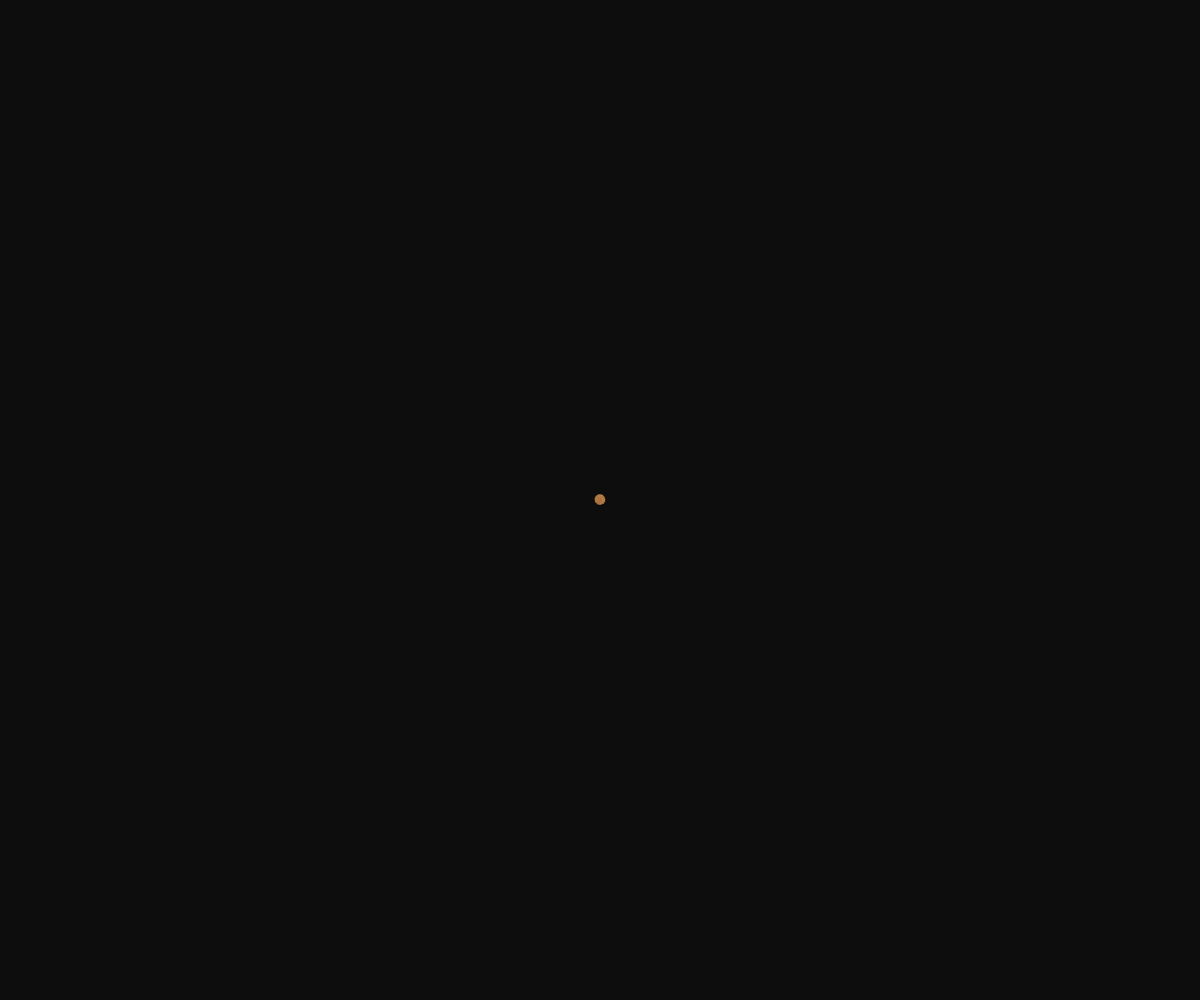
Frame 1 (no input)
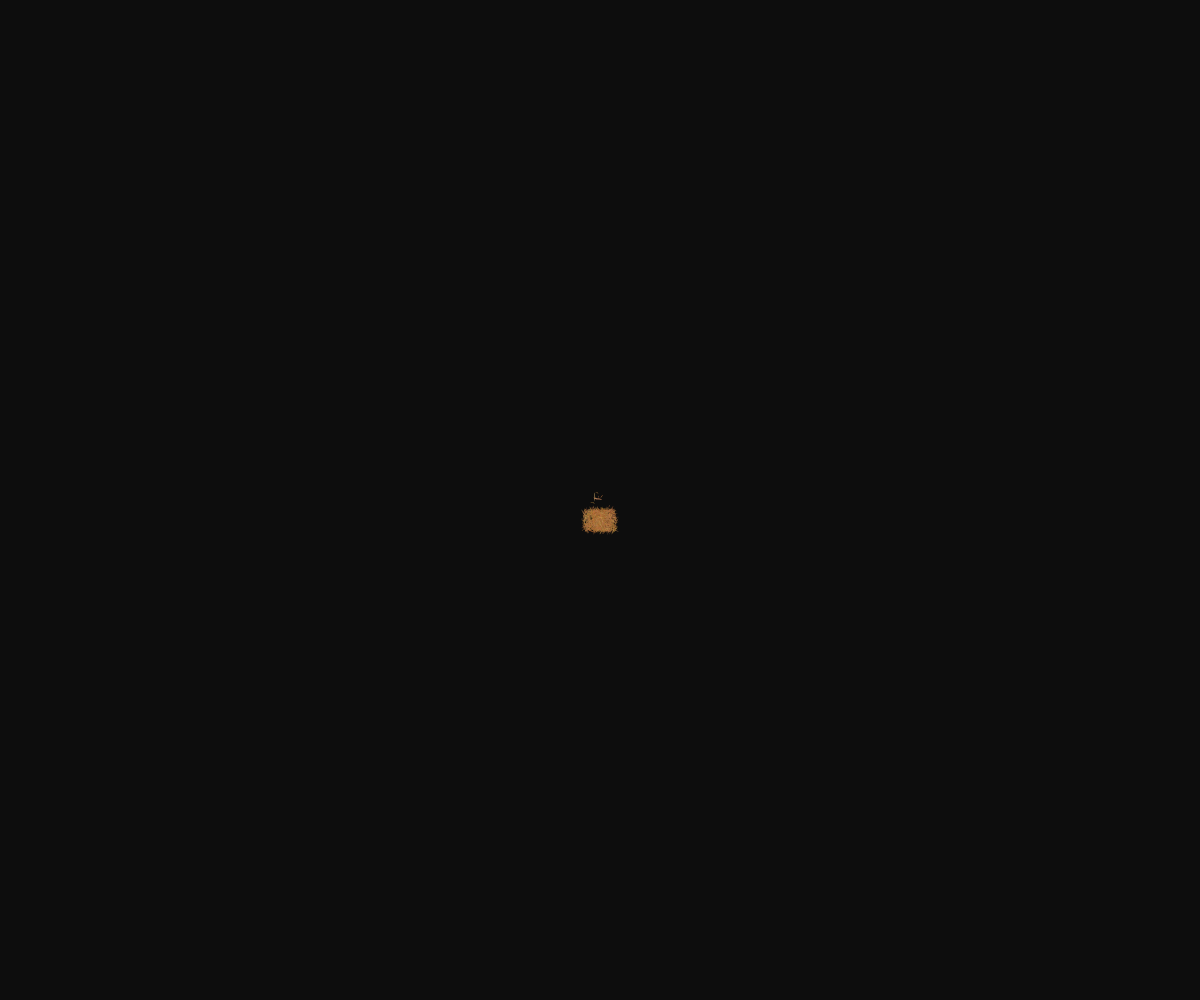
Frame 60 (no input)
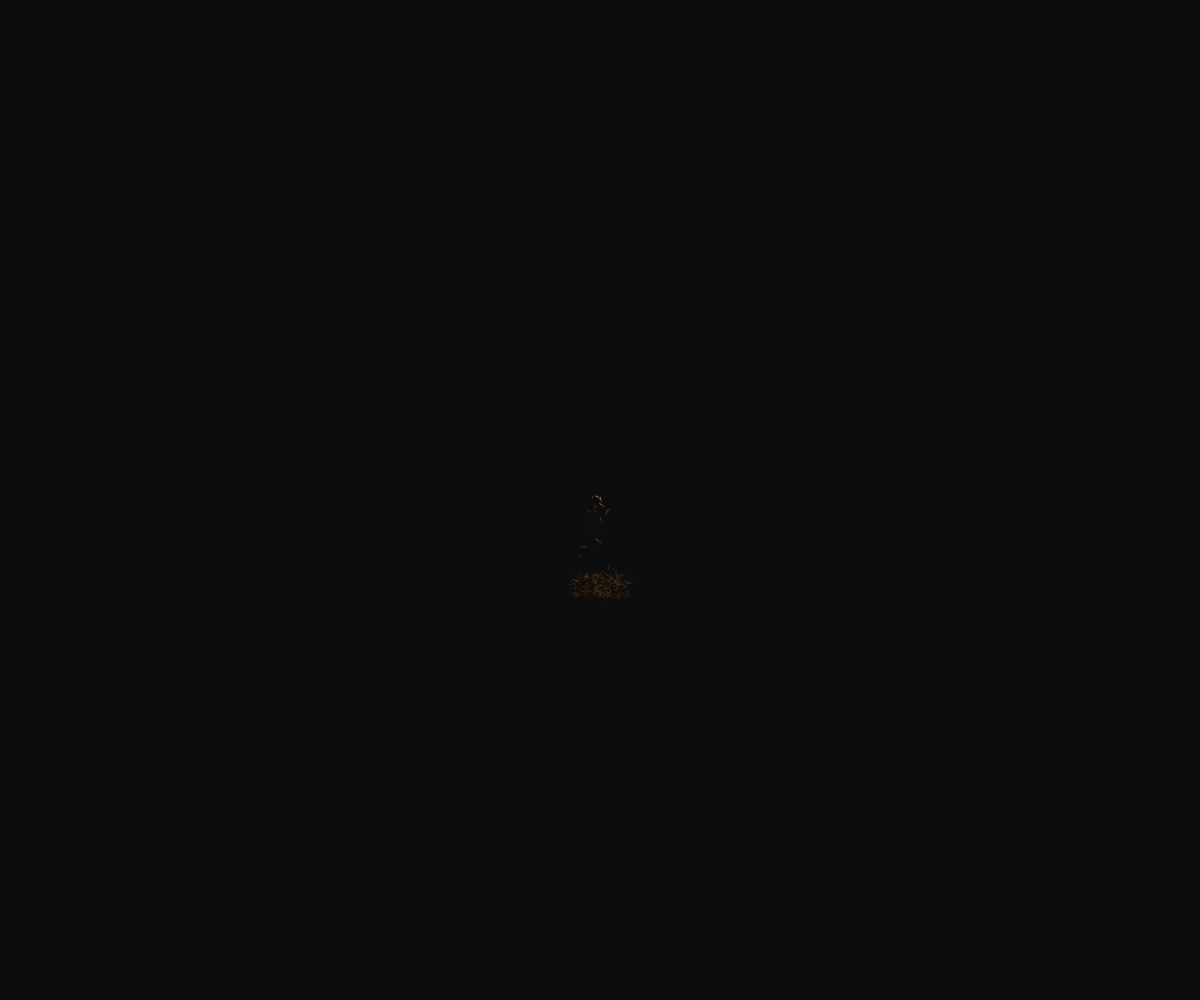
Frame 120 (the mouse pressed at the canvas centre since frame 60)

The p5.js sketch that drew these frames (run headless with seeded random() and noise() and a simulated clock; from frame 60 on, the mouse is pressed at the canvas centre):

// p5.js sketch
// ── sketch.js
let particles = [];
const PARTICLE_COUNT = 1200;
const GRAVITY = 0.03;
const WIND = 0.005;
const DRAG = 0.98;
const FOLD_SIZE = 1.5;

function setup() {
  createCanvas(windowWidth, windowHeight);
  colorMode(HSB, 360, 100, 100, 1);
  
  // Create initial particles in a central point
  for (let i = 0; i < PARTICLE_COUNT; i++) {
    particles.push({
      x: width / 2,
      y: height / 2,
      vx: random(-0.3, 0.3),
      vy: random(-0.8, -0.2),
      hue: random(20, 40),
      sat: random(50, 70),
      bri: random(60, 80),
      size: random(1, 3),
      life: 1,
      maxLife: random(80, 150),
      rotation: random(TWO_PI),
      rotationSpeed: random(-0.03, 0.03),
      originalX: width / 2,
      originalY: height / 2
    });
  }
}

function draw() {
  background(0, 0, 5, 1);
  
  // Update and display particles
  for (let i = 0; i < particles.length; i++) {
    const p = particles[i];
    
    // Apply physics with organic drift
    p.vy += GRAVITY;
    p.vx += WIND * sin(frameCount * 0.01 + i);
    p.vx *= DRAG;
    p.vy *= DRAG;
    
    // Add subtle central attraction/repulsion
    const dx = width / 2 - p.x;
    const dy = height / 2 - p.y;
    const distance = sqrt(dx * dx + dy * dy);
    
    if (distance > 50) {
      p.vx += dx * 0.0001;
      p.vy += dy * 0.0001;
    }
    
    // Update position
    p.x += p.vx;
    p.y += p.vy;
    
    // Update rotation
    p.rotation += p.rotationSpeed;
    
    // Update life
    p.life -= 1 / p.maxLife;
    
    // Draw the particle as an intricately folded paper structure
    if (p.life > 0) {
      push();
      translate(p.x, p.y);
      rotate(p.rotation);
      
      // Create a complex origami fold shape with multiple layers
      const layerCount = 4;
      for (let j = 0; j < layerCount; j++) {
        const layerOffset = j * 0.3;
        const alpha = map(p.life, 0, 1, 0, 0.7);
        
        fill(p.hue, p.sat, p.bri, alpha);
        noStroke();
        
        // Create an organic folded structure with curved edges
        beginShape();
        vertex(0, -p.size * (1 + layerOffset));
        bezierVertex(
          -p.size * 0.8, -p.size * (0.3 + layerOffset),
          p.size * 0.8, -p.size * (0.3 + layerOffset),
          0, p.size * (0.5 + layerOffset)
        );
        endShape(CLOSE);
      }
      
      pop();
    }
  }
  
  // Occasionally create new particles to maintain density
  if (frameCount % 15 === 0) {
    for (let i = 0; i < 3; i++) {
      particles.push({
        x: width / 2,
        y: height / 2,
        vx: random(-0.3, 0.3),
        vy: random(-0.8, -0.2),
        hue: random(20, 40),
        sat: random(50, 70),
        bri: random(60, 80),
        size: random(1, 3),
        life: 1,
        maxLife: random(80, 150),
        rotation: random(TWO_PI),
        rotationSpeed: random(-0.03, 0.03),
        originalX: width / 2,
        originalY: height / 2
      });
    }
    
    // Remove old particles
    if (particles.length > PARTICLE_COUNT * 1.3) {
      particles.splice(0, 5);
    }
  }
}

function windowResized() {
  resizeCanvas(windowWidth, windowHeight);
}
